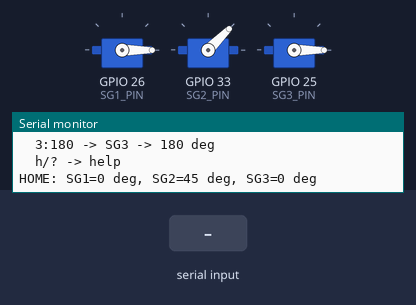
Simulated run of this sketch. Board: ESP32. Shown: 3 × servo, the last lines printed to the serial monitor. Wiring (inferred from the names in the program): 3 × servo: signal GPIO 25 / signal GPIO 26 / signal GPIO 33. Inputs (shaded band) come from the test bench. Servo pulses on a pin are drawn as a servo (544–2400 µs = 0–180°).

Above: at 2.9 s.
3.0 s: "1:90\n" received over Serial
At 3.7 s:
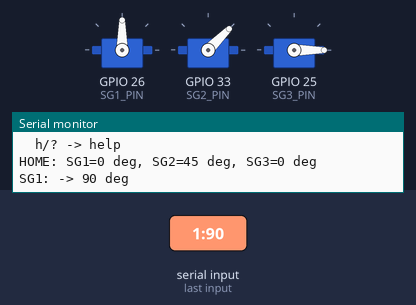
4.8 s: "h:1\n" received over Serial
6.3 s: "1\n" received over Serial
Timing chart, 0 to 9.3 s (numbered marks = the images above; inputs shaded):
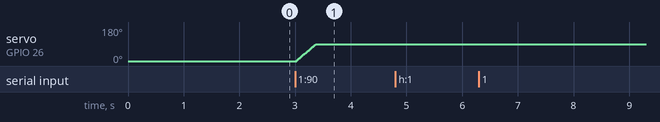

Measured:
- after the input at 3.0 s, servo on GPIO 26 (SG1_PIN): moves from 0° to 90° over 0.34 s, starting at once

The sketch:

esp32_servo_1_2_serial_test.ino
```cpp
// ESP32 SG1 + SG2 + SG3 serial servo test without Servo library.
//
// SG1: horizontal selector servo -> GPIO26
// SG2: drop servo                -> GPIO33
// SG3: auxiliary/lid servo        -> GPIO25
//
// Serial commands:
//   1:30 -> SG1 to 30 deg
//   2:30 -> SG2 to 30 deg
//   3:30 -> SG3 to 30 deg
//   h or ? -> print help
//
// Manual 50 Hz servo pulses only. No Servo/ESP32Servo library.

#include <Arduino.h>

static const int SG1_PIN = 26;
static const int SG2_PIN = 33;
static const int SG3_PIN = 25;

static const int SERVO_MIN_US = 500;
static const int SERVO_MAX_US = 2500;
static const int SERVO_PERIOD_US = 20000;

static const int SG1_HOME_ANGLE = 0;
static const int SG2_HOME_ANGLE = 45;
static const int SG3_HOME_ANGLE = 0;

static const int STEP_DEGREES = 5;
static const int STEP_HOLD_PULSES = 1;
static const int COMMAND_HOLD_PULSES = 30;

int sg1Angle = SG1_HOME_ANGLE;
int sg2Angle = SG2_HOME_ANGLE;
int sg3Angle = SG3_HOME_ANGLE;

int angleToPulseUs(int angle) {
  angle = constrain(angle, 0, 180);
  return map(angle, 0, 180, SERVO_MIN_US, SERVO_MAX_US);
}

void writeServoFrame(int angle1, int angle2, int angle3) {
  int pulse1Us = angleToPulseUs(angle1);
  int pulse2Us = angleToPulseUs(angle2);
  int pulse3Us = angleToPulseUs(angle3);

  digitalWrite(SG1_PIN, HIGH);
  delayMicroseconds(pulse1Us);
  digitalWrite(SG1_PIN, LOW);

  digitalWrite(SG2_PIN, HIGH);
  delayMicroseconds(pulse2Us);
  digitalWrite(SG2_PIN, LOW);

  digitalWrite(SG3_PIN, HIGH);
  delayMicroseconds(pulse3Us);
  digitalWrite(SG3_PIN, LOW);

  delayMicroseconds(SERVO_PERIOD_US - pulse1Us - pulse2Us - pulse3Us);
}

void holdServos(int pulses) {
  for (int i = 0; i < pulses; i++) {
    writeServoFrame(sg1Angle, sg2Angle, sg3Angle);
  }
}

void moveSg1To(int targetAngle) {
  targetAngle = constrain(targetAngle, 0, 180);
  int step = (targetAngle >= sg1Angle) ? STEP_DEGREES : -STEP_DEGREES;

  for (int angle = sg1Angle; angle != targetAngle; angle += step) {
    sg1Angle = angle;
    holdServos(STEP_HOLD_PULSES);
  }

  sg1Angle = targetAngle;
  holdServos(COMMAND_HOLD_PULSES);
}

void moveSg2To(int targetAngle) {
  targetAngle = constrain(targetAngle, 0, 180);
  int step = (targetAngle >= sg2Angle) ? STEP_DEGREES : -STEP_DEGREES;

  for (int angle = sg2Angle; angle != targetAngle; angle += step) {
    sg2Angle = angle;
    holdServos(STEP_HOLD_PULSES);
  }

  sg2Angle = targetAngle;
  holdServos(COMMAND_HOLD_PULSES);
}

void moveSg3To(int targetAngle) {
  targetAngle = constrain(targetAngle, 0, 180);
  int step = (targetAngle >= sg3Angle) ? STEP_DEGREES : -STEP_DEGREES;

  for (int angle = sg3Angle; angle != targetAngle; angle += step) {
    sg3Angle = angle;
    holdServos(STEP_HOLD_PULSES);
  }

  sg3Angle = targetAngle;
  holdServos(COMMAND_HOLD_PULSES);
}

void moveServoTo(int servoIndex, int targetAngle) {
  targetAngle = constrain(targetAngle, 0, 180);
  switch (servoIndex) {
    case 1:
      Serial.printf("SG1: -> %d deg\n", targetAngle);
      moveSg1To(targetAngle);
      break;
    case 2:
      Serial.printf("SG2: -> %d deg\n", targetAngle);
      moveSg2To(targetAngle);
      break;
    case 3:
      Serial.printf("SG3: -> %d deg\n", targetAngle);
      moveSg3To(targetAngle);
      break;
    default:
      Serial.println("ERR: servo must be 1, 2, or 3");
      break;
  }
}

void printHelp() {
  Serial.println("Commands:");
  Serial.println("  1:30  -> SG1 -> 30 deg");
  Serial.println("  2:30  -> SG2 -> 30 deg");
  Serial.println("  3:180 -> SG3 -> 180 deg");
  Serial.println("  h/? -> help");
}

void handleSerial() {
  if (!Serial.available()) {
    return;
  }

  String cmd = Serial.readStringUntil('\n');
  cmd.trim();
  if (cmd.length() == 0) {
    return;
  }

  if (cmd == "h" || cmd == "H" || cmd == "?") {
    printHelp();
  } else {
    int colonIndex = cmd.indexOf(':');
    if (colonIndex <= 0 || colonIndex >= cmd.length() - 1) {
      Serial.println("ERR: use servo:angle, e.g. 1:30, 2:30, 3:180");
    } else {
      int servoIndex = cmd.substring(0, colonIndex).toInt();
      int targetAngle = cmd.substring(colonIndex + 1).toInt();
      moveServoTo(servoIndex, targetAngle);
    }
  }

  Serial.printf("NOW: SG1=%d deg, SG2=%d deg, SG3=%d deg\n", sg1Angle, sg2Angle, sg3Angle);
}

void setup() {
  Serial.begin(115200);
  delay(100);

  pinMode(SG1_PIN, OUTPUT);
  pinMode(SG2_PIN, OUTPUT);
  pinMode(SG3_PIN, OUTPUT);
  digitalWrite(SG1_PIN, LOW);
  digitalWrite(SG2_PIN, LOW);
  digitalWrite(SG3_PIN, LOW);

  Serial.println("ESP32 SG1 + SG2 + SG3 Serial Servo Test Ready");
  Serial.printf("SG1 horizontal -> GPIO%d\n", SG1_PIN);
  Serial.printf("SG2 drop       -> GPIO%d\n", SG2_PIN);
  Serial.printf("SG3 aux/lid    -> GPIO%d\n", SG3_PIN);
  Serial.println("Manual pulse only, no Servo library");
  printHelp();

  holdServos(80);
  Serial.printf("HOME: SG1=%d deg, SG2=%d deg, SG3=%d deg\n", sg1Angle, sg2Angle, sg3Angle);
}

void loop() {
  handleSerial();
  holdServos(1);
}
```
